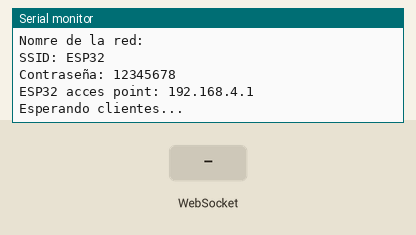
Recording of a program running on a simulated ESP32. Shown: the last lines printed to the serial monitor. Inputs (shaded band) come from the test bench.

Above: at 1.2 s.
1.3 s: WebSocket text "1" received
At 2.5 s:
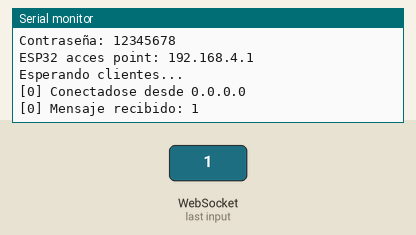
2.8 s: WebSocket text "0" received
At 3.7 s:
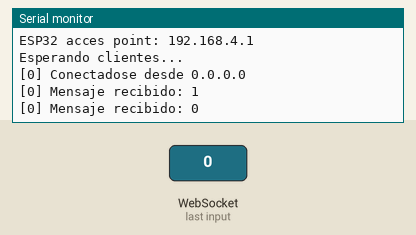
4.3 s: WebSocket text "2" received
At 4.8 s:
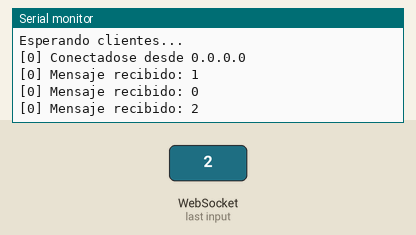

The program:

main.cpp
```cpp
#include <Arduino.h>
#include <Arduino.h>
#include <WiFi.h>
#include <WebSocketsServer.h>

// Configuración del AP
const char *ap_ssid = "ESP32";     // red para la rimer configurtacion
const char *ap_password = "12345678"; // Contraseña de la red

// WebSocket sobre ek uerto puerto 81
WebSocketsServer webSocket(81);

void webSocketEvent(uint8_t num, WStype_t type, uint8_t *payload, size_t length)
{
  switch (type)
  {
  case WStype_CONNECTED:
  { // conexion del cliente
    IPAddress clientIP = webSocket.remoteIP(num);
    Serial.printf("[%u] Conectadose desde %s\n", num, clientIP.toString().c_str());
    // esto es lo que recibe el cliente si se hace la conexion bien
    webSocket.sendTXT(num, "Conectado al esp32");
    break;
  }
  case WStype_DISCONNECTED: //este es el mensaje que se manda cuando se desconecta el cliente
    Serial.printf("[%u] Desconectado\n", num);
    break;
  case WStype_TEXT:
  { // muestro el mensaje recibido delcleinte
    String message = String((char *)payload);
    Serial.printf("[%u] Mensaje recibido: %s\n", num, message.c_str());
    // le reennvio lo mismo que me mando
    webSocket.sendTXT(num, "Servidor recibió: " + message);
    break;
  }

  default:
    break;
  }
}

void setup()
{
  Serial.begin(9600);

  // modo AP configuracion
  WiFi.softAP(ap_ssid, ap_password);

  // dirección IP fija
  IPAddress apIP(192, 168, 4, 1);
  IPAddress netMsk(255, 255, 255, 0);
  WiFi.softAPConfig(apIP, apIP, netMsk);

  Serial.println("Nomre de la red:");
  Serial.printf("SSID: %s\n", ap_ssid);
  Serial.printf("Contraseña: %s\n", ap_password);
  Serial.printf("ESP32 acces point: %s\n", WiFi.softAPIP().toString().c_str());

  // servidor WebSocket
  webSocket.begin();
  webSocket.onEvent(webSocketEvent);
  Serial.println("Esperando clientes...");
}

void loop()
{
  // loop WebSocket
  webSocket.loop();
}
```

Measured:
- after the input at 1.3 s, the serial monitor: prints a new line at once (image 1)
- after the input at 2.8 s, the serial monitor: prints a new line at once (image 2)
- after the input at 4.3 s, the serial monitor: prints a new line at once (image 3)
